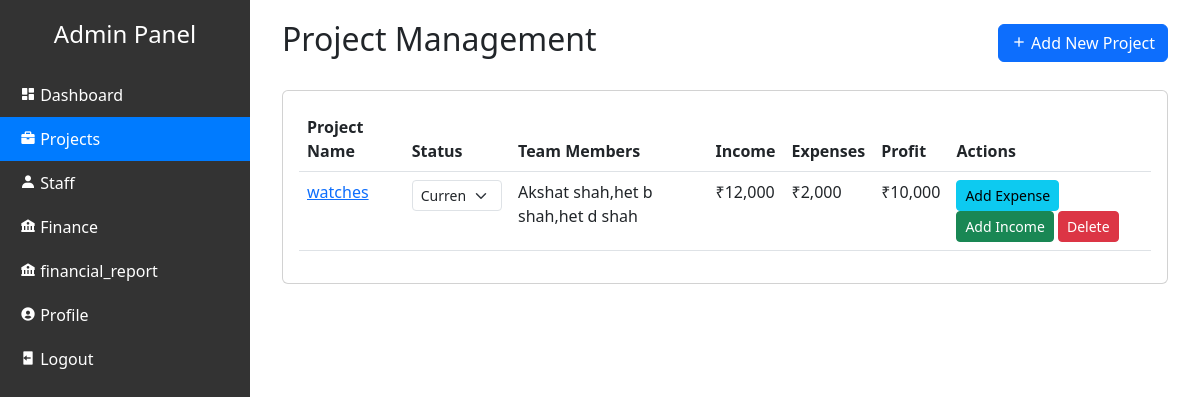
Page /projects.php (signed in) on the committed database.
### tables this page shows
CREATE TABLE `projects` (
  `id` int(11) NOT NULL,
  `name` varchar(100) NOT NULL,
  `status` enum('current','break','completed') DEFAULT 'current',
  `description` text DEFAULT NULL,
  `total_income` decimal(10,2) DEFAULT 0.00,
  `total_expenses` decimal(10,2) DEFAULT 0.00,
  `created_at` timestamp NOT NULL DEFAULT current_timestamp(),
  `is_distributed` tinyint(1) DEFAULT 0
);

### projects.php (the view, shortened to what this page needs)
<?php
require_once 'config/db.php';
$sql = "SELECT p.*,
    GROUP_CONCAT(DISTINCT u.name) as team_members,
    COUNT(DISTINCT pu.user_id) as team_size
    FROM projects p
    LEFT JOIN project_users pu ON p.id = pu.project_id
    LEFT JOIN users u ON pu.user_id = u.id
    GROUP BY p.id
    ORDER BY p.created_at DESC";
$result = $conn->query($sql);
?>
<!DOCTYPE html>
<html lang="en">
<head>
    <link href="https://cdn.jsdelivr.net/npm/bootstrap@5.3.0/dist/css/bootstrap.min.css" rel="stylesheet">
    <link href="https://cdn.jsdelivr.net/npm/boxicons@2.0.7/css/boxicons.min.css" rel="stylesheet">
</head>
<body>
    <?php include 'navbar.php'; ?>
    <div class="main-content">
        <div class="container-fluid">
            <div class="d-flex justify-content-between align-items-center mb-4">
                <h2>Project Management</h2>
                <button class="btn btn-primary" data-bs-toggle="modal" data-bs-target="#addProjectModal">
                    <i class='bx bx-plus'></i> Add New Project
                </button>
            </div>
            <div class="row">
                <div class="col-12">
                    <div class="card">
                        <div class="card-body">
                            <div class="table-responsive">
                                <table class="table">
                                    <thead>
                                        <tr>
                                            <th>Project Name</th>
                                            <th>Status</th>
                                            <th>Team Members</th>
                                            <th>Income</th>
                                            <th>Expenses</th>
                                            <th>Profit</th>
                                            <th>Actions</th>
                                        </tr>
                                    </thead>
                                    <tbody>
                                        <?php while ($project = $result->fetch_assoc()): ?>
                                            <tr>
                                                <td>
                                                    <a href="#"
                                                        class="project-name-link"
                                                        data-bs-toggle="modal"
                                                        data-bs-target="#projectDetailsModal"
                                                        data-id="<?php echo $project['id']; ?>"
                                                        data-name="<?php echo htmlspecialchars($project['name']); ?>"
                                                        data-description="<?php echo htmlspecialchars($project['description']); ?>"
                                                        data-income="<?php echo number_format($project['total_income']); ?>"
                                                        data-expenses="<?php echo number_format($project['total_expenses']); ?>"
                                                        data-team="<?php echo htmlspecialchars($project['team_members']); ?>">
                                                        <?php echo htmlspecialchars($project['name']); ?>
                                                    </a>
                                                </td>
                                                <td>
                                                    <select class="form-select form-select-sm status-select"
                                                        data-project-id="<?php echo $project['id']; ?>">
                                                        <option value="current" <?php echo $project['status'] == 'current' ? 'selected' : ''; ?>>Current</option>
                                                    </select>
                                                </td>
                                                <td><?php echo htmlspecialchars($project['team_members']); ?></td>
                                                <td>₹<?php echo number_format($project['total_income']); ?></td>
                                                <td>₹<?php echo number_format($project['total_expenses']); ?></td>
                                                <td>₹<?php echo number_format($project['total_income'] - $project['total_expenses']); ?></td>
                                                <td>
                                                    <button class="btn btn-sm btn-info" data-bs-toggle="modal"
                                                        data-bs-target="#addExpenseModal" data-project-id="<?php echo $project['id']; ?>">
                                                        Add Expense
                                                    </button>
                                                    <button class="btn btn-sm btn-success" data-bs-toggle="modal"
                                                        data-bs-target="#addIncomeModal" data-project-id="<?php echo $project['id']; ?>">
                                                        Add Income
                                                    </button>
                                                    <form method="POST" action="" style="display:inline;">
                                                        <button type="submit" class="btn btn-sm btn-danger" onclick="return confirm('Are you sure you want to delete this project?');">
                                                            Delete
                                                        </button>
                                                    </form>
                                                </td>
                                            </tr>
                                        <?php endwhile; ?>
                                    </tbody>
                                </table>
                            </div>
                        </div>
                    </div>
                </div>
            </div>
        </div>
    </div>
</body>
</html>

### navbar.php (style rules this page uses)
.main-content { margin-left: 250px; padding: 20px; }

### rows in the picture
projects: name "watches", status+id "Current", team_members "Akshat shah,het b shah,het d shah", total_income "12,000", total_expenses "2,000", $project['total_income'] - $project['total_expenses'] "10,000"
